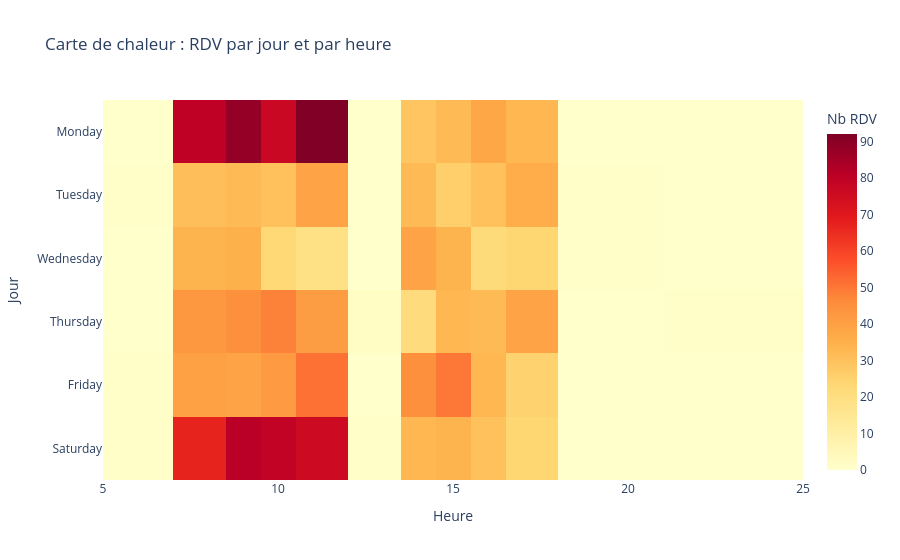

Notebook code for this chart:
### Code cell
# --- EF-21 : Carte de chaleur jour × heure ---
df_jour["heure_int"] = df_jour["heure_rdv"].str[:2].astype(int)

pivot = df_jour.pivot_table(
    index="jour_semaine",
    columns="heure_int",
    values="id_rdv",
    aggfunc="count",
    fill_value=0
).reindex(jours_ordre)

fig = px.imshow(
    pivot,
    labels=dict(x="Heure", y="Jour", color="Nb RDV"),
    title="Carte de chaleur : RDV par jour et par heure",
    color_continuous_scale="YlOrRd",
    aspect="auto"
)
fig.show()

### Figure 1 — Plotly figure (JSON) as saved in the notebook; plotly's stock layout.template omitted (floating-point values rounded to 4 significant figures)
{"data": [{"coloraxis": "coloraxis", "hovertemplate": "Heure: %{x}<br>Jour: %{y}<br>Nb RDV: %{z}<extra></extra>", "name": "0", "type": "heatmap", "x": [6, 8, 9, 10, 11, 13, 14, 15, 16, 17, 19, 23], "xaxis": "x", "y": ["Monday", "Tuesday", "Wednesday", "Thursday", "Friday", "Saturday"], "yaxis": "y", "z": [[0, 80, 88, 77, 92, 0, 29, 32, 38, 33, 0, 0], [1, 31, 32, 30, 39, 0, 32, 26, 30, 36, 1, 0], [0, 34, 35, 23, 19, 0, 39, 34, 22, 24, 1, 0], [0, 43, 45, 48, 41, 2, 21, 33, 32, 39, 0, 1], [1, 40, 39, 42, 51, 0, 45, 50, 33, 25, 0, 0], [1, 67, 81, 79, 76, 1, 33, 34, 30, 24, 0, 0]]}], "layout": {"coloraxis": {"autocolorscale": false, "colorbar": {"title": {"text": "Nb RDV"}}, "colorscale": [[0, "rgb(255,255,204)"], [0.125, "rgb(255,237,160)"], [0.25, "rgb(254,217,118)"], [0.375, "rgb(254,178,76)"], [0.5, "rgb(253,141,60)"], [0.625, "rgb(252,78,42)"], [0.75, "rgb(227,26,28)"], [0.875, "rgb(189,0,38)"], [1, "rgb(128,0,38)"]]}, "title": {"text": "Carte de chaleur : RDV par jour et par heure"}, "xaxis": {"anchor": "y", "domain": [0, 1], "title": {"text": "Heure"}}, "yaxis": {"anchor": "x", "autorange": "reversed", "domain": [0, 1], "title": {"text": "Jour"}}}}
